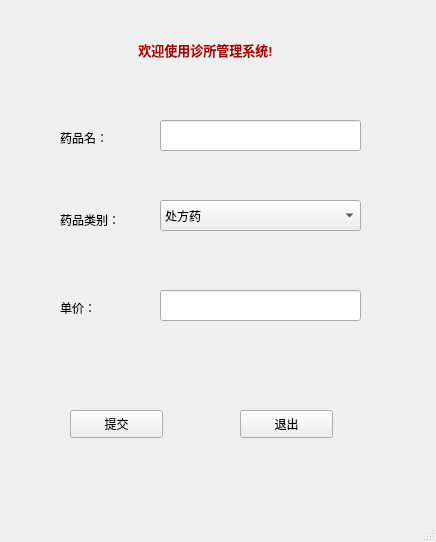
<?xml version="1.0" encoding="UTF-8"?>
<ui version="4.0">
 <class>UpdateDrug</class>
 <widget class="QMainWindow" name="UpdateDrug">
  <property name="geometry">
   <rect>
    <x>0</x>
    <y>0</y>
    <width>436</width>
    <height>542</height>
   </rect>
  </property>
  <property name="windowTitle">
   <string>诊所管理系统</string>
  </property>
  <widget class="QWidget" name="centralwidget">
   <widget class="QLabel" name="label_4">
    <property name="geometry">
     <rect>
      <x>60</x>
      <y>300</y>
      <width>72</width>
      <height>15</height>
     </rect>
    </property>
    <property name="text">
     <string>单价：</string>
    </property>
   </widget>
   <widget class="QLabel" name="label_3">
    <property name="geometry">
     <rect>
      <x>60</x>
      <y>210</y>
      <width>71</width>
      <height>20</height>
     </rect>
    </property>
    <property name="text">
     <string>药品类别：</string>
    </property>
   </widget>
   <widget class="QLineEdit" name="lineEdit">
    <property name="geometry">
     <rect>
      <x>160</x>
      <y>120</y>
      <width>201</width>
      <height>31</height>
     </rect>
    </property>
   </widget>
   <widget class="QComboBox" name="comboBox">
    <property name="geometry">
     <rect>
      <x>160</x>
      <y>200</y>
      <width>201</width>
      <height>31</height>
     </rect>
    </property>
    <item>
     <property name="text">
      <string>处方药</string>
     </property>
    </item>
    <item>
     <property name="text">
      <string>非处方药</string>
     </property>
    </item>
   </widget>
   <widget class="QLabel" name="label_2">
    <property name="geometry">
     <rect>
      <x>60</x>
      <y>130</y>
      <width>72</width>
      <height>15</height>
     </rect>
    </property>
    <property name="text">
     <string>药品名：</string>
    </property>
   </widget>
   <widget class="QPushButton" name="pushButton">
    <property name="geometry">
     <rect>
      <x>70</x>
      <y>410</y>
      <width>93</width>
      <height>28</height>
     </rect>
    </property>
    <property name="text">
     <string>提交</string>
    </property>
   </widget>
   <widget class="QLineEdit" name="lineEdit_2">
    <property name="geometry">
     <rect>
      <x>160</x>
      <y>290</y>
      <width>201</width>
      <height>31</height>
     </rect>
    </property>
   </widget>
   <widget class="QPushButton" name="pushButton_2">
    <property name="geometry">
     <rect>
      <x>240</x>
      <y>410</y>
      <width>93</width>
      <height>28</height>
     </rect>
    </property>
    <property name="text">
     <string>退出</string>
    </property>
   </widget>
   <widget class="QLabel" name="label">
    <property name="geometry">
     <rect>
      <x>100</x>
      <y>30</y>
      <width>211</width>
      <height>41</height>
     </rect>
    </property>
    <property name="text">
     <string>&lt;html&gt;&lt;head/&gt;&lt;body&gt;&lt;p align=&quot;center&quot;&gt;&lt;span style=&quot; font-size:10pt; font-weight:600; color:#aa0000;&quot;&gt;欢迎使用诊所管理系统!&lt;/span&gt;&lt;/p&gt;&lt;/body&gt;&lt;/html&gt;</string>
    </property>
   </widget>
  </widget>
  <widget class="QStatusBar" name="statusbar"/>
 </widget>
 <resources/>
 <connections/>
</ui>
